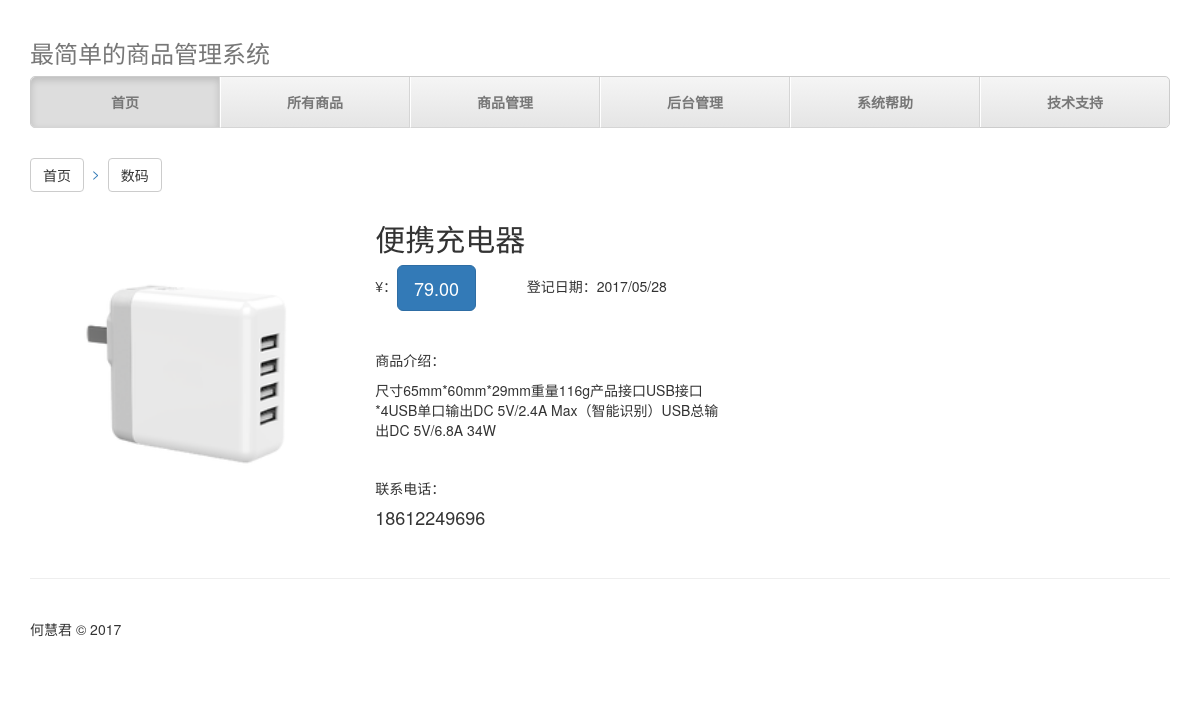
Page /10/ on the committed database.
### commodity/models.py (models this page shows, shortened)
class Commondity(models.Model):
    CommodityName = models.CharField('商品名称', max_length=100)
    CommodityCategory = models.CharField('商品类别', max_length=50, blank=True)
    CommodityPrice = models.DecimalField('商品价格', max_digits=11, decimal_places=2)
    CommondityImage = models.ImageField('商品图片', upload_to='static/upload/', default='static/image/no-img.jpg')
    CommodityDateTime = models.DateTimeField('登记日期', auto_now_add=True)
    CommodityContent = models.TextField('商品说明', blank=True, null=True)
    CommondityContactMobile = models.CharField('联系电话', max_length=11, blank=True, null=True)
    class Meta:
        verbose_name = '商品' #给模型起个更好听的名字，这儿相当于进行了汉化。
        verbose_name_plural = '所有商品'
        ordering = ['-CommodityDateTime']

### commodity/views.py (the view)
# urls.py: url( r'^(?P<id>\d+)/$',views.detail, name='detail'),
def detail(request, id):
    try:
        post = Commondity.objects.get(id=str(id))
    except Commondity.DoesNotExist:
        raise Http404
    return render(request, 'post.html', {'post': post})

### commodity/templates/post.html
{% extends "base.html" %}
{% block content %}
<div class="container">
    <div class="row">
        <div class="col-md-4">
            <div>
                <p>&nbsp;</p>
            </div>
            <p><a class="btn btn-default" role="button" href="{% url 'index' %}">首页 </a>
                <a>&nbsp;>&nbsp;</a> <a class="btn btn-default" role="button">{{ post.CommodityCategory }} </a>
            <table width="700" border="0">
                <tbody>
                <tr>
                    <td width="277" rowspan="4"><img src="../{{ post.CommondityImage.url}}" height="330" width="330"/>
                    </td>
                    <td width="339" height="36"><h2>{{ post.CommodityName }}</h2>
                    </td>
                </tr>
                <tr>
                    <td height="41">¥：<a class="btn btn-primary btn-lg" role="button">{{ post.CommodityPrice }}</a>
                        &nbsp;&nbsp;&nbsp;&nbsp;&nbsp;&nbsp;&nbsp;&nbsp;&nbsp;&nbsp;&nbsp;
                        登记日期：{{ post.CommodityDateTime|date:"Y/m/d" }}
                    </td>
                </tr>
                <tr>
                    <td height="167"><p>商品介绍：</p>
            {{ post.CommodityContent }}</td>
                </tr>
                <tr>
                    <td height="51">联系电话：<h4>{{ post.CommondityContactMobile }}</h4></td>
                </tr>
                </tbody>
            </table>
        </div>
    </div>
</div>
{% endblock %}

### static/css/justified-nav.css (style rules this page uses)
body { padding-top: 20px; }

### rows in the picture
Commondity: CommodityCategory "数码", CommondityImage (picture), CommodityName "便携充电器", CommodityPrice "79.00", CommodityDateTime "2017/05/28", CommodityContent "尺寸65mm*60mm*29mm重量116g产品接口USB接口*4USB单口输出DC 5V/2.4A Max（智能识别）USB总输出DC 5V/6.8A 34W", CommondityContactMobile "18612249696"
